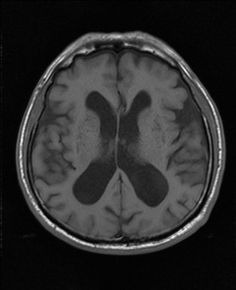
#> input picture gui/data/1.jpg, 236 x 290 px
$ python -i skull_stripping.py   (imports and definitions only)
#> lines starting #> are read from the running program, lines starting #| are printed output that depends on the picture; after the words box and inside, x2 and y2 are one past the last pixel; in counts of white or black regions, pixels touching at a corner belong together
import cv2
import math
import numpy as np


'''
return the contour of the brain
'''
def get_contourn_external(brain):
    j = brain.copy()
    for i in range(0,brain.shape[0]):
        for y in range(0,brain.shape[1]):
            if j[i][y] != 0:
                j[i][y] = 255
    contours, hierarchy = cv2.findContours(j,cv2.RETR_EXTERNAL,cv2.CHAIN_APPROX_SIMPLE)
    countour = max(contours, key=cv2.contourArea)
    area_contorno_esterno = cv2.contourArea(countour)
    circunference = cv2.arcLength(countour,True)
    if circunference == 0:
        circ = 0
    else:
        circ = 4*np.pi*(area_contorno_esterno/(circunference**2))
    return area_contorno_esterno,circ


'''
return the mask of the brain and the mean color of the brain
'''
def get_brain(path):
    tupla = analize(path)
    mask = tupla[0]
    foto = tupla[1]
    if mask == 1 or mask == 2:
        res = get_contourn_external(foto)
        if res[1] < 0.7 or res[0] < foto.shape[0]*foto.shape[1]*0.10:
            mask = -1
            foto  = cv2.imread(path)
            foto = cv2.cvtColor(foto, cv2.COLOR_BGR2GRAY)
    return mask,foto,tupla[2]


'''
This function is used to find the brain in the image and the mean color of the brain
'''
def analize(path):
#> called with path = '../../gui/data/1.jpg'
    img = cv2.imread(path)
#> img is the input picture: shape (290, 236, 3); min 0, max 249, mean 44.4
    img = cv2.cvtColor(img, cv2.COLOR_BGR2GRAY)
#> img: shape (290, 236)
    start = img.copy()
    img[img <= 15] = 255
    thresh = cv2.threshold(img, 0, 255, cv2.THRESH_BINARY_INV + cv2.THRESH_OTSU)[1]
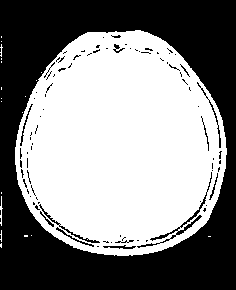
#> thresh: shape (290, 236); 53.1% white; 92 black regions (78 under 20 px)
    contours, hierarchy = cv2.findContours(thresh,cv2.RETR_EXTERNAL,cv2.CHAIN_APPROX_SIMPLE)
#> contours = 20 contours, 19 with area under 20; largest, box (x1, y1, x2, y2) and area: (15, 30, 227, 256) 37392
    contours = sorted(contours, key=cv2.contourArea, reverse=True)
    external = contours[0]
#> external = contour of 311 points, box (x1, y1, x2, y2) (15, 30, 227, 256), area 37392
    hist = cv2.calcHist([img],[0],None,[256],[0,256])
#> hist = 256 values, max 31320 at index 255, min 0 at index 0, mean 267.3
    massimo = -1
    for i in range(20,190):
        if hist[i] > massimo:
            massimo = hist[i]
            indice = i
#> this loop made 170 passes
#> massimo on passes 1, 8, 11, 12, 13, 14, 15, 16, 17, 18, 19, 62: [100], [101], [114], [132], [169], [240], [351], [445], [520], [548], [555], [569]
#> after the loop, indice = 99
    edges = cv2.Canny(img,indice-10,indice+10)
#> edges: shape (290, 236); 8.6% white in thin lines or dots, all inside (x1, y1, x2, y2) = (0, 29, 228, 257)
    edges = cv2.dilate(edges, None, iterations=1)
#> edges: shape (290, 236); 27% white; 36 white regions (11 under 20 px), largest, box (x1, y1, x2, y2) and area: (13, 28, 229, 258) 16405, (165, 127, 187, 172) 466, (43, 109, 73, 133) 253
    edges = cv2.erode(edges, None, iterations=1)
#> edges: shape (290, 236); 15.5% white; 52 white regions (39 under 20 px)
    c = 0
    contours, hierarchy = cv2.findContours(edges,cv2.RETR_TREE,cv2.CHAIN_APPROX_SIMPLE)
#> contours = 115 contours, 67 with area under 20; largest, box (x1, y1, x2, y2) and area: (14, 29, 228, 257) 37898, (31, 49, 208, 246) 26068, (39, 107, 228, 257) 1801, (72, 84, 169, 208) 485, (183, 74, 211, 118) 316
    mask = np.zeros((img.shape[0],img.shape[1]), np.uint8)
    for el in contours:
        cv2.drawContours(mask, [el], -1, 255, 2)
#> this loop made 115 passes
#> el on passes 1, 4, 50, 51, 52, 53, 54, 55, 57: [[207, 235], [207, 237], [210, 237], [210, 235]], [[0, 97], [0, 102], [2, 102], [2, 97]], [[100, 239], [101, 239]], [[135, 238]], [[150, 234]], [[138, 233], [138, 234], [139, 235], [139, 234]], [[96, 233], [95, 234], [95, 235], [96, 234]], [[94, 223], [94, 226]], [[55, 209], [56, 210]]
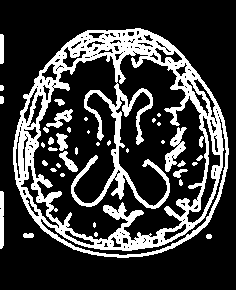
#> mask: shape (290, 236); 23.2% white; 38 white regions (16 under 20 px), largest, box (x1, y1, x2, y2) and area: (13, 28, 229, 258) 13944, (165, 127, 187, 172) 407, (0, 191, 4, 249) 225
    for el in contours:
        x = (500*img.shape[0]*img.shape[1]) / (480*640)
        if cv2.contourArea(el) < x:
            cv2.drawContours(edges, [el], -1, 255, -1)
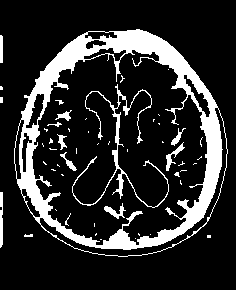
#> edges: shape (290, 236); 17.4% white; 52 white regions (39 under 20 px), largest, box (x1, y1, x2, y2) and area: (14, 29, 228, 257) 9746, (72, 84, 169, 208) 1013, (0, 192, 3, 248) 155
    edges = cv2.bitwise_not(edges)
#> edges: shape (290, 236); 82.6% white; 52 black regions (39 under 20 px)
    contours, hierarchy = cv2.findContours(edges,cv2.RETR_TREE,cv2.CHAIN_APPROX_SIMPLE)
#> contours = 203 contours, 157 with area under 20; largest, box (x1, y1, x2, y2) and area: (0, 0, 236, 290) 67636, (16, 28, 224, 251) 36116, (32, 48, 207, 245) 25430, (88, 90, 135, 200) 622, (26, 94, 44, 128) 223
    for el in contours:
        x = (500*img.shape[0]*img.shape[1]) / (480*640)
        if cv2.contourArea(el) < x:
            cv2.drawContours(edges, [el], -1, 255, -1)
#> this loop made 203 passes
#> el on passes 1, 21: [[0, 207], [0, 209], [1, 209], [1, 207]], [[72, 247], [73, 246], [74, 247], [73, 248]]
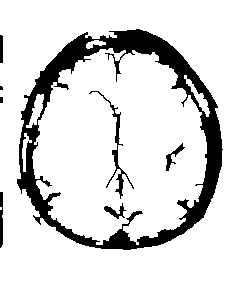
#> edges: shape (290, 236); 85.2% white; 8 black regions (2 under 20 px), largest, box (x1, y1, x2, y2) and area: (17, 29, 223, 250) 9137, (89, 91, 134, 199) 446, (0, 192, 3, 248) 155, (166, 143, 185, 171) 141, (104, 203, 126, 219) 131, (0, 35, 3, 63) 83
    edges = cv2.bitwise_not(edges)
    black = np.zeros((img.shape[0],img.shape[1]), np.uint8)
    cv2.drawContours(black, [external], -1, 255, -1)
#> black: shape (290, 236); 55.1% white; 1 black region, box (x1, y1, x2, y2) and area: (0, 0, 236, 290) 30733
    black = cv2.bitwise_not(black)
    for i in range(0,edges.shape[0]):
        for j in range(0,edges.shape[1]):
            if black[i][j] == 255:
                edges[i][j] = 255
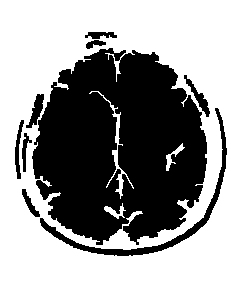
#> edges: shape (290, 236); 59% white; 9 black regions
    contours, hierarchy = cv2.findContours(edges,cv2.RETR_TREE,cv2.CHAIN_APPROX_SIMPLE)
#> contours = 13 contours; largest, box (x1, y1, x2, y2) and area: (0, 0, 236, 290) 67915, (31, 47, 208, 246) 26366, (39, 107, 228, 257) 1918, (183, 74, 211, 118) 316, (25, 93, 45, 129) 313
    contours = sorted(contours, key=cv2.contourArea, reverse=True)
    c = contours[0]
#> c = [[0, 0], [0, 289], [235, 289], [235, 0]]
    external = cv2.convexHull(external)
#> external = contour of 64 points, box (x1, y1, x2, y2) (15, 30, 227, 256), area 37668
    if cv2.contourArea(c) > cv2.contourArea(external):
        c = contours[1]
#> c = contour of 558 points, box (x1, y1, x2, y2) (31, 47, 208, 246), area 26366
    else:
        value = cv2.contourArea(external) - 10000
        x = (value*img.shape[0]*img.shape[1]) / (480*640)
        if cv2.contourArea(c) > x:
            c = contours[1]
        else:
            c = contours[0]
    value = 5000
    x = (value*img.shape[0]*img.shape[1]) / (480*640)
#> x = 1113.9
    if cv2.contourArea(c) < x:
        if cv2.contourArea(contours[0]) > cv2.contourArea(external):
            return -1,start,indice
        else:
            c = contours[0]
    contorno_appoggio = c
#> contorno_appoggio has the same summary as c
    hull = cv2.convexHull(c)
#> hull = contour of 37 points, box (x1, y1, x2, y2) (31, 47, 208, 246), area 27940
    start2 = start.copy()
    start22 = start.copy()
    edges2 = edges.copy()
    cv2.drawContours(edges, [hull], -1, 127, -1)
    cv2.drawContours(edges2, [contorno_appoggio], -1, 127, -1)
    edges[edges == 255] = 0
#> edges: shape (290, 236); values 0 (black) and 127 (white), 41.2% white; 1 white region, box (x1, y1, x2, y2) and area: (31, 47, 208, 246) 28209
    edges[edges == 127] = 255
    edges2[edges2 == 255] = 0
#> edges2: shape (290, 236); values 0 (black) and 127 (white), 39.2% white; 1 white region, box (x1, y1, x2, y2) and area: (31, 47, 208, 246) 26842
    edges2[edges2 == 127] = 255
#> edges2: shape (290, 236); 39.2% white; 1 white region
    for i in range(0,edges.shape[0]):
        for j in range(0,edges.shape[1]):
            if edges[i][j]!= 255:
                start[i][j] = 0
    for i in range(0,edges2.shape[0]):
        for j in range(0,edges2.shape[1]):
            if edges2[i][j]!= 255:
                start22[i][j] = 0
    start[start >= indice+15] = 0
#> start: shape (290, 236); min 0, max 113, mean 29.9
    start[start <= indice-15] = 0
    start22[start22 >= indice+15] = 0
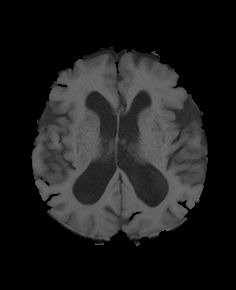
#> start22: shape (290, 236); min 0, max 112, mean 29.1
    start22[start22 <= indice-15] = 0
    contours, hierarchy = cv2.findContours(start,cv2.RETR_TREE,cv2.CHAIN_APPROX_SIMPLE)
#> contours = 98 contours, 89 with area under 20; largest, box (x1, y1, x2, y2) and area: (35, 57, 203, 236) 10356, (33, 143, 44, 174) 180, (51, 130, 61, 149) 87, (189, 136, 201, 148) 69, (154, 120, 162, 132) 40
    contours = sorted(contours, key=cv2.contourArea, reverse=True)
    if len(contours) == 0:
        return -1,start2,indice
    c = contours[0]
#> c = contour of 1105 points, box (x1, y1, x2, y2) (35, 57, 203, 236), area 10356
    hull = cv2.convexHull(c)
#> hull = contour of 29 points, box (x1, y1, x2, y2) (35, 57, 203, 236), area 24014
    cv2.drawContours(start, [hull], -1, 127, -1)
    start3 = start2.copy()
    for i in range(0,start.shape[0]):
        for j in range(0,start.shape[1]):
            if start[i][j] != 127:
                start3[i][j] = 0
    contours22, hierarchy2 = cv2.findContours(start22,cv2.RETR_TREE,cv2.CHAIN_APPROX_SIMPLE)
#> contours22 = 82 contours, 74 with area under 20; largest, box (x1, y1, x2, y2) and area: (35, 57, 203, 236) 10352, (33, 143, 44, 174) 180, (51, 130, 61, 149) 87, (189, 136, 201, 148) 69, (154, 120, 162, 132) 40, (84, 113, 93, 122) 33, (76, 144, 80, 154) 21, (143, 221, 150, 227) 20
    contours22 = sorted(contours22, key=cv2.contourArea, reverse=True)
    if len(contours22) == 0:
        return -1,start2,indice
    c22 = contours22[0]
#> c22 = contour of 1104 points, box (x1, y1, x2, y2) (35, 57, 203, 236), area 10352
    hull22 = cv2.convexHull(c22)
#> hull22 has the same summary as hull
    cv2.drawContours(start22, [hull22], -1, 127, -1)
    start33 = start2.copy()
    for i in range(0,start.shape[0]):
        for j in range(0,start.shape[1]):
            if start22[i][j] != 127:
                start33[i][j] = 0
    trovato = 0
    for i  in range(0,start.shape[0]):
        for j in range(0,start.shape[1]):
            if start3[i][j] > indice+15:
                trovato +=1
#> after the loop, trovato = 0
    vl = 4500
    x = (vl*img.shape[0]*img.shape[1]) / (480*640)
#> x = 1002.5
    if trovato > x:
        trovato = 0
        for i  in range(0,start22.shape[0]):
            for j in range(0,start22.shape[1]):
                if start33[i][j] > indice+20:
                    trovato +=1
        vl = 3000
        x = (vl*img.shape[0]*img.shape[1]) / (480*640)
        if trovato > x:
            return 2,start33,indice
        else:
            area = cv2.contourArea(hull22)
            arcLength = cv2.arcLength(hull22,True)
            circularity = 4*math.pi*area/(arcLength*arcLength)
            if circularity >= 0.88:
                return 1,start33,indice
            else:
                return 2,start3,indice
    else:
        area = cv2.contourArea(hull)
#> area = 24014.5
        arcLength = cv2.arcLength(hull,True)
#> arcLength = 563.3
        circularity = 4*math.pi*area/(arcLength*arcLength)
#> circularity = 0.951
        if circularity >= 0.90:
            return 1,start3,indice
        else:
            return -1,start2,indice

>>> result = get_brain('../../gui/data/1.jpg')
#> in get_brain, `mask = tupla[0]`: mask = 1
#> after the loop in get_contourn_external, `for i in range(0,brain.shape[0]):`:
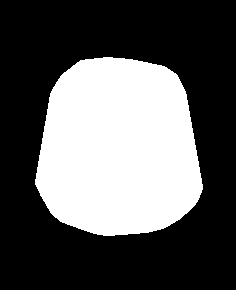
#> j: shape (290, 236); 35.5% white; 1 white region
#> in get_contourn_external, `contours, hierarchy = cv2.findContours(j,cv2.RETR_EXTERNAL,cv2.CHAIN_A..`: contours = 1 contour; box (x1, y1, x2, y2) and area: (35, 57, 203, 236) 24018
#> in get_contourn_external, `countour = max(contours, key=cv2.contourArea)`: countour = contour of 238 points, box (x1, y1, x2, y2) (35, 57, 203, 236), area 24018
#> in get_contourn_external, `area_contorno_esterno = cv2.contourArea(countour)`: area_contorno_esterno = 24018.5
#> in get_contourn_external, `circunference = cv2.arcLength(countour,True)`: circunference = 594.5
#> in get_contourn_external, `circ = 4*np.pi*(area_contorno_esterno/(circunference**2))`: circ = 0.854
#> in get_brain, `res = get_contourn_external(foto)`: res = (24018.5, 0.854)
